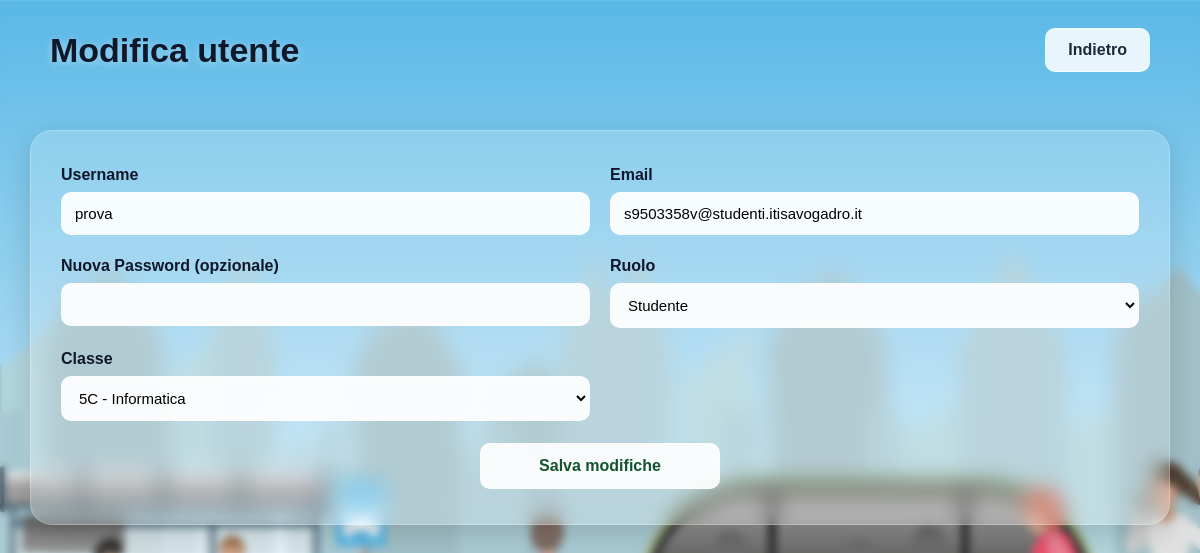
Page /includes/modifica_utente.php?id=29 (signed in) on the committed database.
### tables this page shows
CREATE TABLE `utenti` (
  `id` int(11) NOT NULL,
  `username` varchar(50) NOT NULL,
  `email` varchar(255) NOT NULL,
  `password` varchar(32) NOT NULL,
  `ruolo` enum('s','d','a') DEFAULT NULL,
  `id_classe` int(11) DEFAULT NULL,
  `account_activation_hash` varchar(64) DEFAULT NULL,
  `reset_token_hash` varchar(64) DEFAULT NULL,
  `reset_token_expires_at` datetime DEFAULT NULL
);

CREATE TABLE `classi` (
  `id` int(11) NOT NULL,
  `id_sezione` int(11) NOT NULL,
  `id_indirizzo` int(11) NOT NULL,
  `id_scuola` int(11) NOT NULL,
  `anno` int(11) NOT NULL
);

### includes/modifica_utente.php (the view, shortened to what this page needs)
<?php
include "../config.php";
$id = (int) $_GET['id'];
$utente = mysqli_fetch_assoc(
    mysqli_query($conn, "
        SELECT *
        FROM utenti
        WHERE id = $id
    ")
);
$classi = mysqli_query($conn, "
SELECT c.id, c.anno, s.nome AS sezione, i.nome AS indirizzo
FROM classi c
JOIN sezioni s ON c.id_sezione = s.id
JOIN indirizzi i ON c.id_indirizzo = i.id
");
?>
<!DOCTYPE html>
<html lang="it">
<head>
    <link rel="stylesheet" href="../css/pagina_privata_admin.css">
</head>
<body class="private_page">
<div class="top_bar">
    <h1>Modifica utente</h1>
    <a href="../pages/pagina_privata_admin.php" class="logout_btn">
        Indietro
    </a>
</div>
<div class="container">
    <div class="main_card">
        <form method="POST">
            <div class="field">
                <label>Username</label>
                <input type="text" name="username"
                       value="<?= $utente['username'] ?>" required>
            </div>
            <div class="field">
                <label>Email</label>
                <input type="email" name="email"
                       value="<?= $utente['email'] ?>" required>
            </div>
            <div class="field">
                <label>Nuova Password (opzionale)</label>
                <input type="password" name="password">
            </div>
            <div class="field">
                <label>Ruolo</label>
                <select name="ruolo">
                    <option value="s" <?= $utente['ruolo']=='s'?'selected':'' ?>>
                        Studente
                    </option>
                </select>
            </div>
            <div class="field">
                <label>Classe</label>
                <select name="classe">
                    <?php while($c = mysqli_fetch_assoc($classi)): ?>
                        <option value="<?= $c['id'] ?>"
                            <?= $utente['id_classe'] == $c['id'] ? 'selected' : '' ?>>
                            <?= $c['anno'] . $c['sezione'] . " - " . $c['indirizzo'] ?>
                        </option>
                    <?php endwhile; ?>
                </select>
            </div>
            <button type="submit">
                Salva modifiche
            </button>
        </form>
    </div>
</div>
</body>
</html>

### css/pagina_privata_admin.css (style rules this page uses)
body { margin: 0; font-family: Arial, Helvetica, sans-serif; color: #1e293b; }
.private_page { background-image: url("../images/sfondo_pag_priv.jpg"); background-size: cover; background-position: center; min-height: 100vh; }
.private_page::before { content: ""; position: fixed; inset: 0; background: rgba(255, 255, 255, 0.18); backdrop-filter: blur(4px); -webkit-backdrop-filter: blur(4px); z-index: 0; }
.top_bar, .container { position: relative; z-index: 1; }
.top_bar { display: flex; justify-content: space-between; align-items: center; padding: 28px 50px; }
.top_bar h1 { margin: 0; font-size: 34px; font-weight: bold; color: #0f172a; text-shadow: 0 2px 8px rgba(255,255,255,0.4); }
.logout_btn { text-decoration: none; background: rgba(255,255,255,0.85); border: 1px solid rgba(255,255,255,0.6); color: #1e293b; font-weight: bold; padding: 12px 22px; border-radius: 10px; transition: 0.2s; }
.container { display: flex; flex-direction: column; gap: 30px; padding: 30px; }
.main_card { background: rgba(255,255,255,0.18); backdrop-filter: blur(10px); -webkit-backdrop-filter: blur(10px); border: 1px solid rgba(255,255,255,0.25); border-radius: 22px; padding: 35px 30px; box-shadow: 0 10px 30px rgba(0,0,0,0.15); overflow-x: auto; }
.main_card form { display: grid; grid-template-columns: repeat(2, 1fr); gap: 22px 20px; }
.field { display: flex; flex-direction: column; }
.field label { margin-bottom: 8px; font-weight: bold; font-size: 16px; color: #0f172a; }
.field input, .field select { padding: 12px 13px; font-size: 15px; border-radius: 10px; border: 1px solid rgba(255,255,255,0.5); background: rgba(255,255,255,0.92); outline: none; transition: 0.2s; }
.main_card button { grid-column: span 2; justify-self: center; width: 240px; padding: 13px; font-size: 16px; font-weight: bold; border-radius: 10px; border: 1px solid rgba(255,255,255,0.6); background: rgba(255,255,255,0.9); color: #14532d; cursor: pointer; transition: 0.2s; }

### rows in the picture
utenti: username "prova", email "s9503358v@studenti.itisavogadro.it", ruolo "Studente", classe "5C - Informatica"
